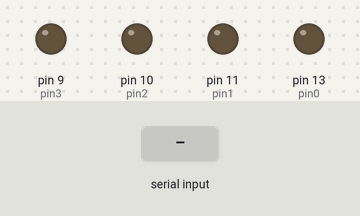
Simulated run of this sketch. Board: Arduino Uno, built with avr-gcc and run on an emulated ATmega328P. Parts: output pins drawn as LEDs (lit = HIGH). The test bench sets the inputs (shaded band).

Above: at 1.2 s.
1.3 s: byte 30 received over Serial
At 2.0 s:
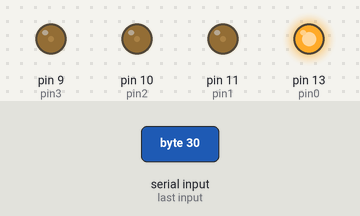
2.8 s: byte 90 received over Serial
At 3.1 s:
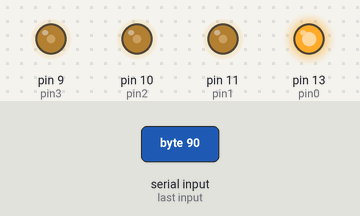
Timing chart, 0 to 5.8 s (numbered marks = the images above; inputs shaded):
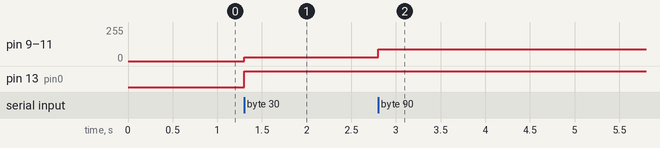

Measured:
- after the input at 1.3 s, pin 9 (pin3), pin 10 (pin2), pin 11 (pin1): 0/255 → 30/255 at once; pin 13 (pin0): LOW → HIGH at once
- after the input at 2.8 s, pin 9 (pin3), pin 10 (pin2), pin 11 (pin1): 30/255 → 90/255 at once

The sketch:

port.ino
```cpp
const int pin0 = 13;

const int pin1 = 11;
const int pin2 = 10;
const int pin3 = 9;

int value;
int increment = 0;

void setup() {
  pinMode(pin0,OUTPUT);
  pinMode(pin1,OUTPUT);
  pinMode(pin2,OUTPUT);
  pinMode(pin3,OUTPUT);

  Serial.begin(9600);
}

void loop() {


  // analogWrite(pin1,255);

  // char buffer[] = {' ',' ',' '}; // Receive up to 7 bytes
  // while (!Serial.available()); // Wait for characters
  // Serial.readBytesUntil('\n', buffer, 3);
  // int value = atoi(buffer);
  // analogWrite(pin1,value);

  // digitalWrite(pin0,HIGH);

  if (Serial.available()) {
    value = Serial.read();
    analogWrite(pin1,value);
    analogWrite(pin2,value);
    analogWrite(pin3,value);

    digitalWrite(pin0,value > 4 ? HIGH : LOW);

    // digitalWrite(pin1,value);
  }

  // Serial.print(increment);
  // increment = increment + 1;
  // delay(1000);
}
```
